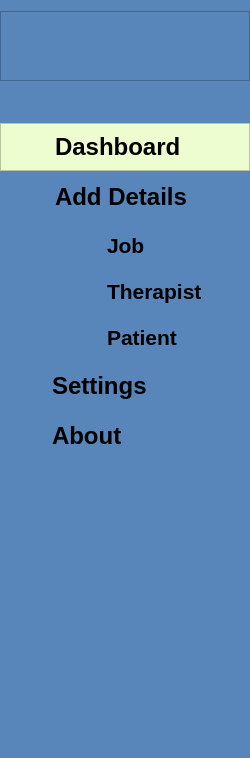
            <widget class="QFrame" name="MenuFrame">
             <property name="minimumSize">
              <size>
               <width>250</width>
               <height>300</height>
              </size>
             </property>
             <property name="maximumSize">
              <size>
               <width>280</width>
               <height>16777215</height>
              </size>
             </property>
             <property name="autoFillBackground">
              <bool>false</bool>
             </property>
             <property name="styleSheet">
              <string notr="true">background-color:rgb(88, 134, 186)</string>
             </property>
             <property name="frameShape">
              <enum>QFrame::NoFrame</enum>
             </property>
             <property name="frameShadow">
              <enum>QFrame::Raised</enum>
             </property>
             <property name="lineWidth">
              <number>0</number>
             </property>
             <layout class="QVBoxLayout" name="verticalLayout_3">
              <property name="spacing">
               <number>2</number>
              </property>
              <property name="leftMargin">
               <number>0</number>
              </property>
              <property name="rightMargin">
               <number>0</number>
              </property>
              <property name="bottomMargin">
               <number>0</number>
              </property>
              <item>
               <widget class="QFrame" name="AppLogoFrame">
                <property name="cursor">
                 <cursorShape>ArrowCursor</cursorShape>
                </property>
                <property name="frameShape">
                 <enum>QFrame::StyledPanel</enum>
                </property>
                <property name="frameShadow">
                 <enum>QFrame::Raised</enum>
                </property>
                <layout class="QHBoxLayout" name="horizontalLayout_4">
                 <item>
                  <widget class="QLabel" name="AppLogo">
                   <property name="minimumSize">
                    <size>
                     <width>50</width>
                     <height>50</height>
                    </size>
                   </property>
                   <property name="maximumSize">
                    <size>
                     <width>40</width>
                     <height>40</height>
                    </size>
                   </property>
                   <property name="text">
                    <string/>
                   </property>
                   <property name="pixmap">
                    <pixmap>Icon/menu.svg</pixmap>
                   </property>
                   <property name="scaledContents">
                    <bool>true</bool>
                   </property>
                  </widget>
                 </item>
                </layout>
               </widget>
              </item>
              <item>
               <spacer name="verticalSpacer_2">
                <property name="orientation">
                 <enum>Qt::Vertical</enum>
                </property>
                <property name="sizeType">
                 <enum>QSizePolicy::Fixed</enum>
                </property>
                <property name="sizeHint" stdset="0">
                 <size>
                  <width>20</width>
                  <height>40</height>
                 </size>
                </property>
               </spacer>
              </item>
              <item>
               <widget class="QFrame" name="dashboard_opt">
                <property name="cursor">
                 <cursorShape>PointingHandCursor</cursorShape>
                </property>
                <property name="styleSheet">
                 <string notr="true">QFrame{
	background-color: rgb(238, 253, 208)
	
}</string>
                </property>
                <property name="frameShape">
                 <enum>QFrame::StyledPanel</enum>
                </property>
                <property name="frameShadow">
                 <enum>QFrame::Raised</enum>
                </property>
                <layout class="QHBoxLayout" name="horizontalLayout_6">
                 <property name="spacing">
                  <number>0</number>
                 </property>
                 <property name="leftMargin">
                  <number>16</number>
                 </property>
                 <item>
                  <widget class="QLabel" name="dash_icon_label">
                   <property name="maximumSize">
                    <size>
                     <width>30</width>
                     <height>30</height>
                    </size>
                   </property>
                   <property name="styleSheet">
                    <string notr="true">background-color: rgba(255, 255, 255, 0);</string>
                   </property>
                   <property name="text">
                    <string/>
                   </property>
                   <property name="pixmap">
                    <pixmap>Icon/home.svg</pixmap>
                   </property>
                   <property name="scaledContents">
                    <bool>true</bool>
                   </property>
                  </widget>
                 </item>
                 <item>
                  <widget class="QLabel" name="dash_label">
                   <property name="font">
                    <font>
                     <family>Segoe UI</family>
                     <pointsize>18</pointsize>
                     <weight>75</weight>
                     <bold>true</bold>
                    </font>
                   </property>
                   <property name="styleSheet">
                    <string notr="true">QLabel{
	padding-left:2px;
	background-color: transparent;
}
</string>
                   </property>
                   <property name="text">
                    <string>Dashboard</string>
                   </property>
                   <property name="alignment">
                    <set>Qt::AlignLeading|Qt::AlignLeft|Qt::AlignVCenter</set>
                   </property>
                  </widget>
                 </item>
                </layout>
               </widget>
              </item>
              <item>
               <widget class="QFrame" name="add_details_opt">
                <property name="cursor">
                 <cursorShape>PointingHandCursor</cursorShape>
                </property>
                <property name="styleSheet">
                 <string notr="true">QFrame
{
	background-color: transparent;
}
QFrame:hover
{	
	background-color: rgb(71, 108, 150)

}</string>
                </property>
                <property name="frameShape">
                 <enum>QFrame::StyledPanel</enum>
                </property>
                <property name="frameShadow">
                 <enum>QFrame::Raised</enum>
                </property>
                <layout class="QHBoxLayout" name="horizontalLayout_7">
                 <property name="spacing">
                  <number>0</number>
                 </property>
                 <property name="leftMargin">
                  <number>16</number>
                 </property>
                 <item>
                  <widget class="QLabel" name="add_icon_label">
                   <property name="maximumSize">
                    <size>
                     <width>30</width>
                     <height>30</height>
                    </size>
                   </property>
                   <property name="styleSheet">
                    <string notr="true">background-color: rgba(255, 255, 255, 0);</string>
                   </property>
                   <property name="text">
                    <string/>
                   </property>
                   <property name="pixmap">
                    <pixmap>Icon/chevron-down.svg</pixmap>
                   </property>
                   <property name="scaledContents">
                    <bool>true</bool>
                   </property>
                  </widget>
                 </item>
                 <item>
                  <widget class="QLabel" name="add_label">
                   <property name="font">
                    <font>
                     <family>Segoe UI</family>
                     <pointsize>18</pointsize>
                     <weight>75</weight>
                     <bold>true</bold>
                    </font>
                   </property>
                   <property name="styleSheet">
                    <string notr="true">QLabel{
	padding-left:2px;
	background-color: transparent;
}
</string>
                   </property>
                   <property name="text">
                    <string>Add Details</string>
                   </property>
                   <property name="alignment">
                    <set>Qt::AlignLeading|Qt::AlignLeft|Qt::AlignVCenter</set>
                   </property>
                  </widget>
                 </item>
                </layout>
               </widget>
              </item>
              <item>
               <widget class="QFrame" name="dropdown_menu">
                <property name="maximumSize">
                 <size>
                  <width>16777215</width>
                  <height>1677215</height>
                 </size>
                </property>
                <property name="frameShape">
                 <enum>QFrame::NoFrame</enum>
                </property>
                <property name="frameShadow">
                 <enum>QFrame::Plain</enum>
                </property>
                <property name="lineWidth">
                 <number>0</number>
                </property>
                <layout class="QVBoxLayout" name="verticalLayout">
                 <property name="spacing">
                  <number>1</number>
                 </property>
                 <property name="leftMargin">
                  <number>0</number>
                 </property>
                 <property name="topMargin">
                  <number>0</number>
                 </property>
                 <property name="rightMargin">
                  <number>0</number>
                 </property>
                 <property name="bottomMargin">
                  <number>0</number>
                 </property>
                 <item>
                  <widget class="QFrame" name="job_details">
                   <property name="cursor">
                    <cursorShape>PointingHandCursor</cursorShape>
                   </property>
                   <property name="styleSheet">
                    <string notr="true">QFrame
{
	background-color: transparent;
}
QFrame:hover
{	
	background-color: rgb(71, 108, 150)

}</string>
                   </property>
                   <property name="frameShape">
                    <enum>QFrame::StyledPanel</enum>
                   </property>
                   <property name="frameShadow">
                    <enum>QFrame::Raised</enum>
                   </property>
                   <layout class="QHBoxLayout" name="horizontalLayout_5">
                    <property name="leftMargin">
                     <number>62</number>
                    </property>
                    <item>
                     <widget class="QLabel" name="job_icon_label">
                      <property name="maximumSize">
                       <size>
                        <width>30</width>
                        <height>30</height>
                       </size>
                      </property>
                      <property name="styleSheet">
                       <string notr="true">background-color: rgba(255, 255, 255, 0);</string>
                      </property>
                      <property name="text">
                       <string/>
                      </property>
                      <property name="pixmap">
                       <pixmap>Icon/briefcase.svg</pixmap>
                      </property>
                      <property name="scaledContents">
                       <bool>true</bool>
                      </property>
                     </widget>
                    </item>
                    <item>
                     <widget class="QLabel" name="job_text_label">
                      <property name="font">
                       <font>
                        <family>Segoe UI</family>
                        <pointsize>16</pointsize>
                        <weight>75</weight>
                        <bold>true</bold>
                       </font>
                      </property>
                      <property name="styleSheet">
                       <string notr="true">QLabel{
	padding-left:2px;
	background-color: transparent;
}
</string>
                      </property>
                      <property name="text">
                       <string>Job </string>
                      </property>
                      <property name="alignment">
                       <set>Qt::AlignLeading|Qt::AlignLeft|Qt::AlignVCenter</set>
                      </property>
                     </widget>
                    </item>
                   </layout>
                  </widget>
                 </item>
                 <item>
                  <widget class="QFrame" name="therapist_details">
                   <property name="cursor">
                    <cursorShape>PointingHandCursor</cursorShape>
                   </property>
                   <property name="styleSheet">
                    <string notr="true">QFrame
{
	background-color: transparent;
}
QFrame:hover
{	
	background-color: rgb(71, 108, 150)

}</string>
                   </property>
                   <property name="frameShape">
                    <enum>QFrame::StyledPanel</enum>
                   </property>
                   <property name="frameShadow">
                    <enum>QFrame::Raised</enum>
                   </property>
                   <layout class="QHBoxLayout" name="horizontalLayout_9">
                    <property name="leftMargin">
                     <number>62</number>
                    </property>
                    <item>
                     <widget class="QLabel" name="therapist_icon_label">
                      <property name="maximumSize">
                       <size>
                        <width>30</width>
                        <height>30</height>
                       </size>
                      </property>
                      <property name="styleSheet">
                       <string notr="true">background-color: rgba(255, 255, 255, 0);</string>
                      </property>
                      <property name="text">
                       <string/>
                      </property>
                      <property name="pixmap">
                       <pixmap>Icon/therapist.png</pixmap>
                      </property>
                      <property name="scaledContents">
                       <bool>true</bool>
                      </property>
                     </widget>
                    </item>
                    <item>
                     <widget class="QLabel" name="therapist_text_label">
                      <property name="font">
                       <font>
                        <family>Segoe UI</family>
                        <pointsize>16</pointsize>
                        <weight>75</weight>
                        <bold>true</bold>
                       </font>
                      </property>
                      <property name="styleSheet">
                       <string notr="true">QLabel{
	padding-left:2px;
	background-color: transparent;
}
</string>
                      </property>
                      <property name="text">
                       <string>Therapist</string>
                      </property>
                      <property name="alignment">
                       <set>Qt::AlignLeading|Qt::AlignLeft|Qt::AlignVCenter</set>
                      </property>
                     </widget>
                    </item>
                   </layout>
                  </widget>
                 </item>
                 <item>
                  <widget class="QFrame" name="patient_detail">
                   <property name="cursor">
                    <cursorShape>PointingHandCursor</cursorShape>
                   </property>
                   <property name="styleSheet">
                    <string notr="true">QFrame
{
	background-color: transparent;
}
QFrame:hover
{	
	background-color: rgb(71, 108, 150)

}</string>
                   </property>
                   <property name="frameShape">
                    <enum>QFrame::StyledPanel</enum>
                   </property>
                   <property name="frameShadow">
                    <enum>QFrame::Raised</enum>
                   </property>
                   <layout class="QHBoxLayout" name="horizontalLayout_17">
                    <property name="leftMargin">
                     <number>62</number>
                    </property>
                    <item>
                     <widget class="QLabel" name="patient_icon_label">
                      <property name="maximumSize">
                       <size>
                        <width>30</width>
                        <height>30</height>
                       </size>
                      </property>
                      <property name="styleSheet">
                       <string notr="true">background-color: rgba(255, 255, 255, 0);</string>
                      </property>
                      <property name="text">
                       <string/>
                      </property>
                      <property name="pixmap">
                       <pixmap>Icon/user-plus.svg</pixmap>
                      </property>
                      <property name="scaledContents">
                       <bool>true</bool>
                      </property>
                     </widget>
                    </item>
                    <item>
                     <widget class="QLabel" name="patient_text_label">
                      <property name="font">
                       <font>
                        <family>Segoe UI</family>
                        <pointsize>16</pointsize>
                        <weight>75</weight>
                        <bold>true</bold>
                       </font>
                      </property>
                      <property name="styleSheet">
                       <string notr="true">QLabel{
	padding-left:2px;
	background-color: transparent;
}
</string>
                      </property>
                      <property name="text">
                       <string>Patient</string>
                      </property>
                      <property name="alignment">
                       <set>Qt::AlignLeading|Qt::AlignLeft|Qt::AlignVCenter</set>
                      </property>
                     </widget>
                    </item>
                   </layout>
                  </widget>
                 </item>
                </layout>
               </widget>
              </item>
              <item>
               <widget class="QFrame" name="setting_opt">
                <property name="cursor">
                 <cursorShape>PointingHandCursor</cursorShape>
                </property>
                <property name="styleSheet">
                 <string notr="true">QFrame
{
	background-color: transparent;
}
QFrame:hover
{	
	background-color: rgb(71, 108, 150)

}</string>
                </property>
                <property name="frameShape">
                 <enum>QFrame::StyledPanel</enum>
                </property>
                <property name="frameShadow">
                 <enum>QFrame::Raised</enum>
                </property>
                <layout class="QHBoxLayout" name="horizontalLayout_8">
                 <property name="spacing">
                  <number>0</number>
                 </property>
                 <property name="leftMargin">
                  <number>16</number>
                 </property>
                 <item>
                  <widget class="QLabel" name="settings_icon_label">
                   <property name="maximumSize">
                    <size>
                     <width>27</width>
                     <height>27</height>
                    </size>
                   </property>
                   <property name="styleSheet">
                    <string notr="true">background-color: rgba(255, 255, 255, 0);</string>
                   </property>
                   <property name="text">
                    <string/>
                   </property>
                   <property name="pixmap">
                    <pixmap>Icon/settings.svg</pixmap>
                   </property>
                   <property name="scaledContents">
                    <bool>true</bool>
                   </property>
                  </widget>
                 </item>
                 <item>
                  <widget class="QLabel" name="settings_label">
                   <property name="font">
                    <font>
                     <family>Segoe UI</family>
                     <pointsize>18</pointsize>
                     <weight>75</weight>
                     <bold>true</bold>
                    </font>
                   </property>
                   <property name="styleSheet">
                    <string notr="true">QLabel{
	padding-left:2px;
	background-color: transparent;
}
</string>
                   </property>
                   <property name="text">
                    <string>Settings</string>
                   </property>
                   <property name="alignment">
                    <set>Qt::AlignLeading|Qt::AlignLeft|Qt::AlignVCenter</set>
                   </property>
                  </widget>
                 </item>
                </layout>
               </widget>
              </item>
              <item>
               <widget class="QFrame" name="about_opt">
                <property name="cursor">
                 <cursorShape>PointingHandCursor</cursorShape>
                </property>
                <property name="styleSheet">
                 <string notr="true">QFrame
{
	background-color: transparent;
}
QFrame:hover
{	
	background-color: rgb(71, 108, 150)

}</string>
                </property>
                <property name="frameShape">
                 <enum>QFrame::StyledPanel</enum>
                </property>
                <property name="frameShadow">
                 <enum>QFrame::Raised</enum>
                </property>
                <layout class="QHBoxLayout" name="horizontalLayout_75">
                 <property name="spacing">
                  <number>0</number>
                 </property>
                 <property name="leftMargin">
                  <number>16</number>
                 </property>
                 <item>
                  <widget class="QLabel" name="abt_icon_label">
                   <property name="maximumSize">
                    <size>
                     <width>27</width>
                     <height>27</height>
                    </size>
                   </property>
                   <property name="styleSheet">
                    <string notr="true">background-color: rgba(255, 255, 255, 0);</string>
                   </property>
                   <property name="text">
                    <string/>
                   </property>
                   <property name="pixmap">
                    <pixmap>Icon/info.svg</pixmap>
                   </property>
                   <property name="scaledContents">
                    <bool>true</bool>
                   </property>
                  </widget>
                 </item>
                 <item>
                  <widget class="QLabel" name="abt_label">
                   <property name="font">
                    <font>
                     <family>Segoe UI</family>
                     <pointsize>18</pointsize>
                     <weight>75</weight>
                     <bold>true</bold>
                    </font>
                   </property>
                   <property name="styleSheet">
                    <string notr="true">QLabel{
	padding-left:2px;
	background-color: transparent;
}
</string>
                   </property>
                   <property name="text">
                    <string>About</string>
                   </property>
                   <property name="alignment">
                    <set>Qt::AlignLeading|Qt::AlignLeft|Qt::AlignVCenter</set>
                   </property>
                  </widget>
                 </item>
                </layout>
               </widget>
              </item>
              <item>
               <spacer name="verticalSpacer">
                <property name="orientation">
                 <enum>Qt::Vertical</enum>
                </property>
                <property name="sizeType">
                 <enum>QSizePolicy::MinimumExpanding</enum>
                </property>
                <property name="sizeHint" stdset="0">
                 <size>
                  <width>20</width>
                  <height>298</height>
                 </size>
                </property>
               </spacer>
              </item>
             </layout>
            </widget>
